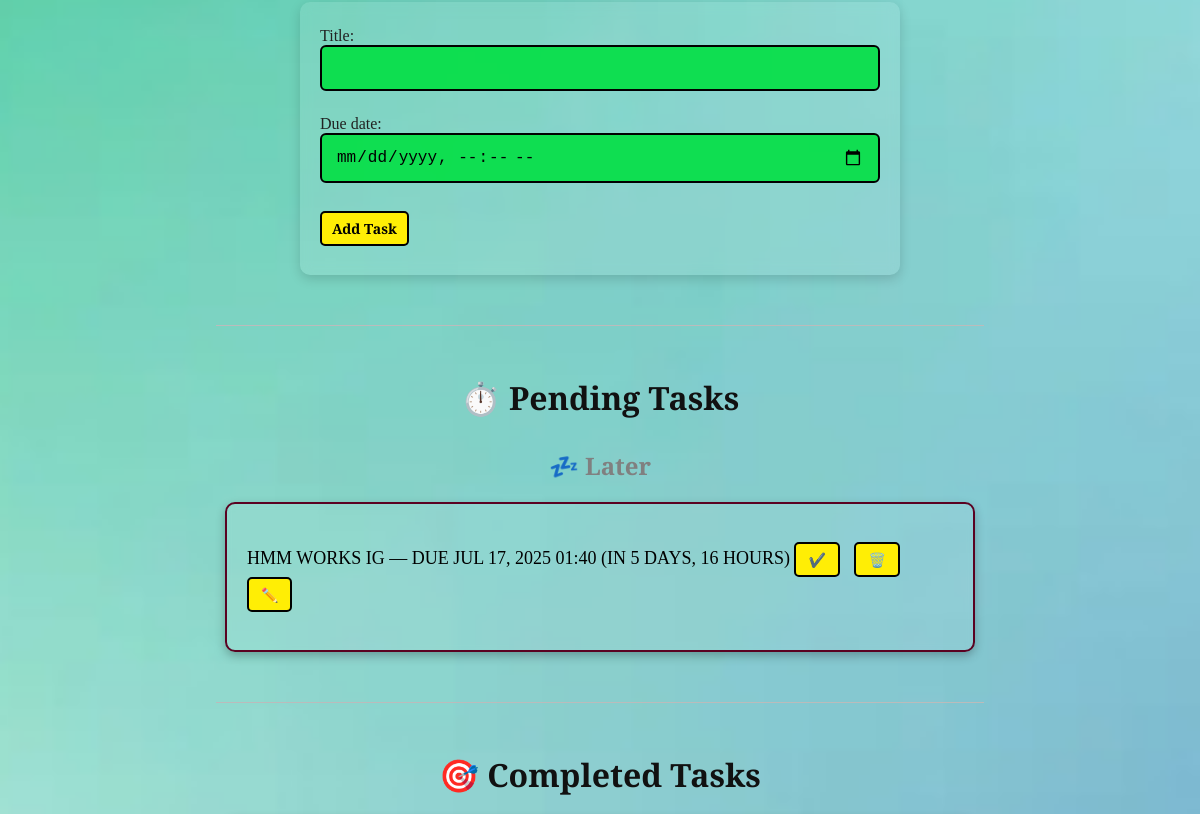
Before: /todos/ (signed in, middle part) with the older database file.
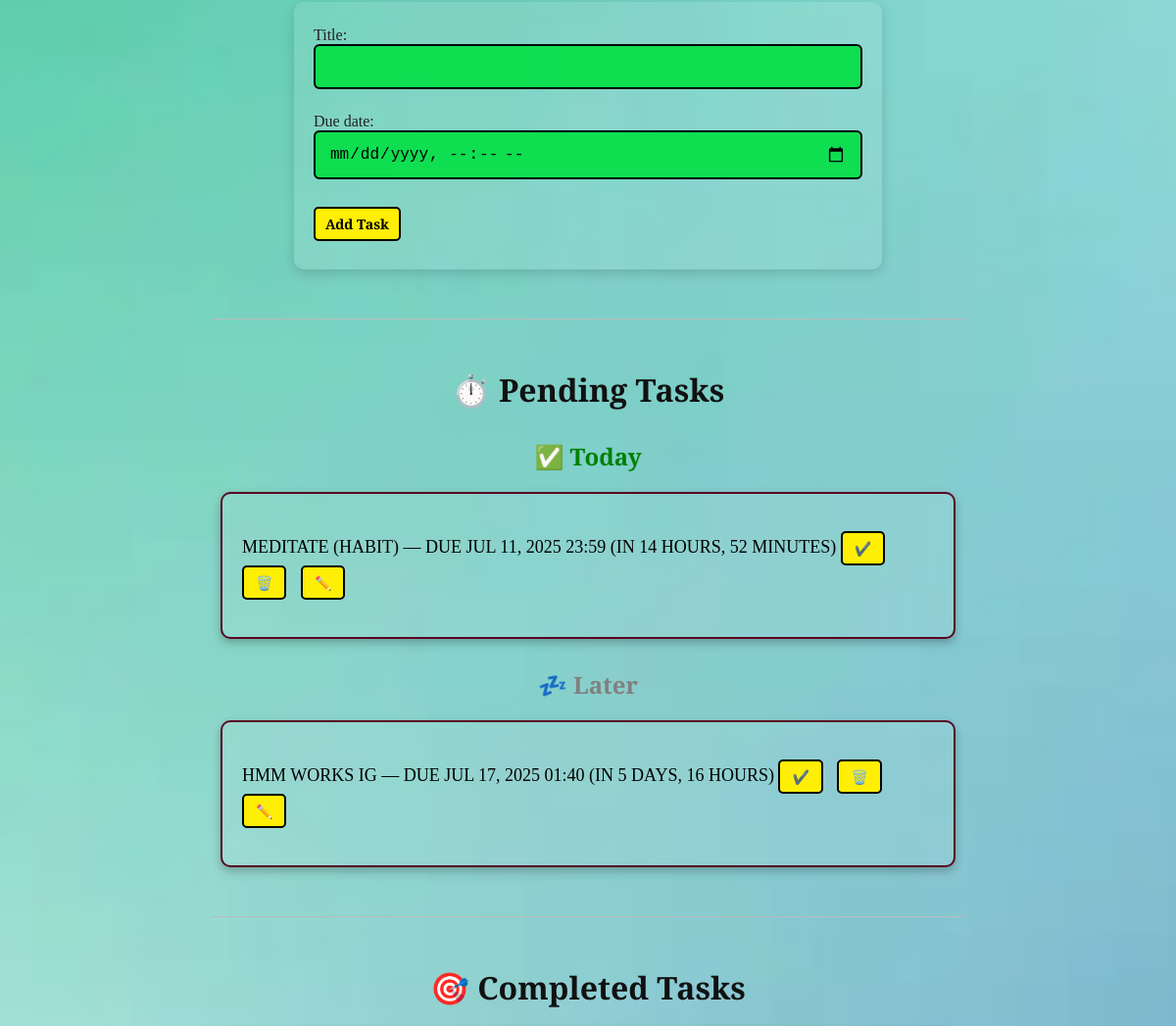
After: the same page with the newer database file.
### hub/models.py (models this page shows, shortened)
class Task(models.Model):
    user = models.ForeignKey(User, on_delete=models.CASCADE)
    title = models.CharField(max_length=255)
    is_done = models.BooleanField(default=False)
    due_date = models.DateTimeField(null=True, blank=True)
    created_at = models.DateTimeField(auto_now_add=True)
    from_habit = models.ForeignKey('Habit', null=True, blank=True, on_delete=models.SET_NULL)

### hub/utils.py (the view)
    def wrapper(request, *args, **kwargs):
        if request.user.is_authenticated:
            session = FocusSession.objects.filter(user=request.user, end_time__isnull=True).first()
            allowed_paths = ['/focus/', '/confirm_completion/', '/logout/']
            if session and request.path not in allowed_paths:
                return redirect('focus')
        return view_func(request, *args, **kwargs)

### hub/forms.py
class TaskForm(forms.ModelForm):
    class Meta:
        model = Task
        fields = ['title', 'due_date']
        widgets = {'due_date': forms.DateTimeInput(attrs={'type': 'datetime-local'})}

### hub/utils.py (called while the page is built)
def enforce_focus_lock(view_func):
    def wrapper(request, *args, **kwargs):
        if request.user.is_authenticated:
            session = FocusSession.objects.filter(user=request.user, end_time__isnull=True).first()
            allowed_paths = ['/focus/', '/confirm_completion/', '/logout/']
            if session and request.path not in allowed_paths:
                return redirect('focus')
        return view_func(request, *args, **kwargs)
    return wrapper

### templates/todos.html (shortened to what this page needs)
{% extends "base.html" %}
{% block content %}
<form method="post">
    {{ form.as_p }}
    <button class="add-button" type="submit">Add Task</button>
</form>
<hr>
<h3>⏱️ Pending Tasks</h3>
{% if grouped_tasks.today %}
<h4 style="color: green;">✅ Today</h4>
<ul>
    {% for task in grouped_tasks.today %}
    <li>
        {% with task.due_date|timeuntil as diff %}
            {{ task.title }} — due {{ task.due_date|date:"M d, Y H:i" }} (in {{ diff }})
        {% endwith %}
        <form action="{% url 'complete_task' task.id %}" method="post">
            <button type="submit">✔️</button>
        </form>
        <form action="{% url 'delete_task' task.id %}" method="post" onsubmit="return confirm('Are you sure you want to delete this task?');">
            <button type="submit">🗑️</button>
        </form>
        <form action="{% url 'edit_task' task.id %}" method="get">
            <button type="submit">✏️</button>
        </form>
    </li>
    {% endfor %}
</ul>
{% endif %}
{% if grouped_tasks.later %}
<h4 style="color: gray;">💤 Later</h4>
<ul>
    {% for task in grouped_tasks.later %}
    <li>
        {% with task.due_date|timeuntil as diff %}
            {{ task.title }} — due {{ task.due_date|date:"M d, Y H:i" }} (in {{ diff }})
        {% endwith %}
        <form action="{% url 'complete_task' task.id %}" method="post">
            <button type="submit">✔️</button>
        </form>
        <form action="{% url 'delete_task' task.id %}" method="post" onsubmit="return confirm('Are you sure you want to delete this task?');">
            <button type="submit">🗑️</button>
        </form>
        <form action="{% url 'edit_task' task.id %}" method="get">
            <button type="submit">✏️</button>
        </form>
    </li>
    {% endfor %}
</ul>
{% endif %}
<hr>
<h3>🎯 Completed Tasks</h3>
{% endblock %}

Changed rows visible on the page:
added Task: title "MEDITATE (HABIT)", due_date "JUL 11, 2025 23:59", diff "14 HOURS, 52 MINUTES", shown under "✅ Today"
Other visible differences:
text now shown: "✅ Today"
